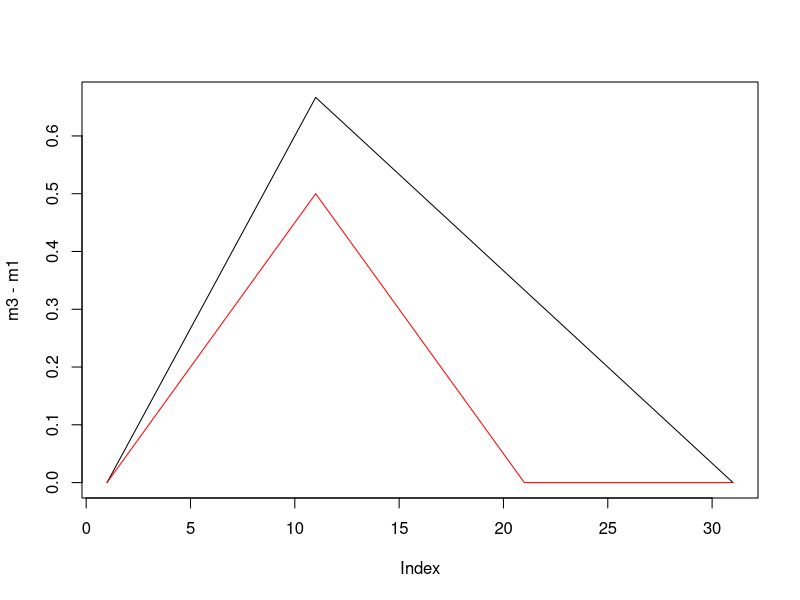
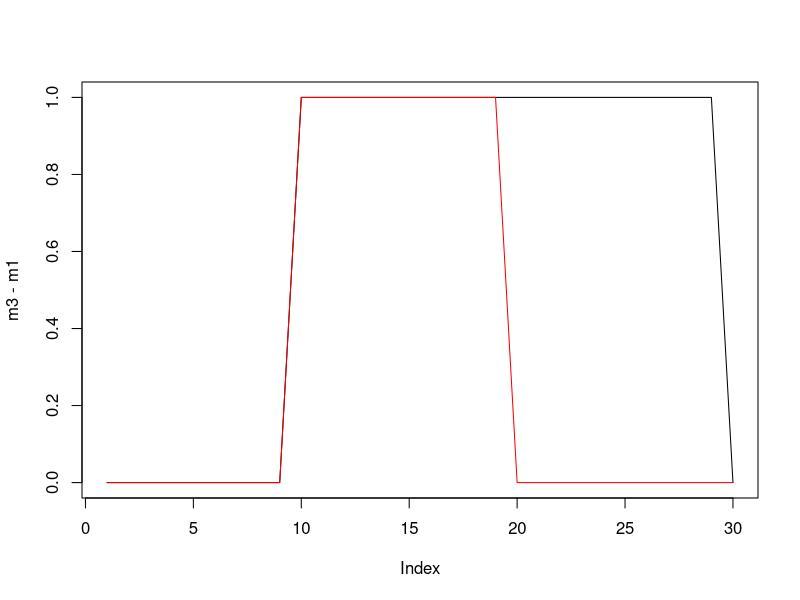
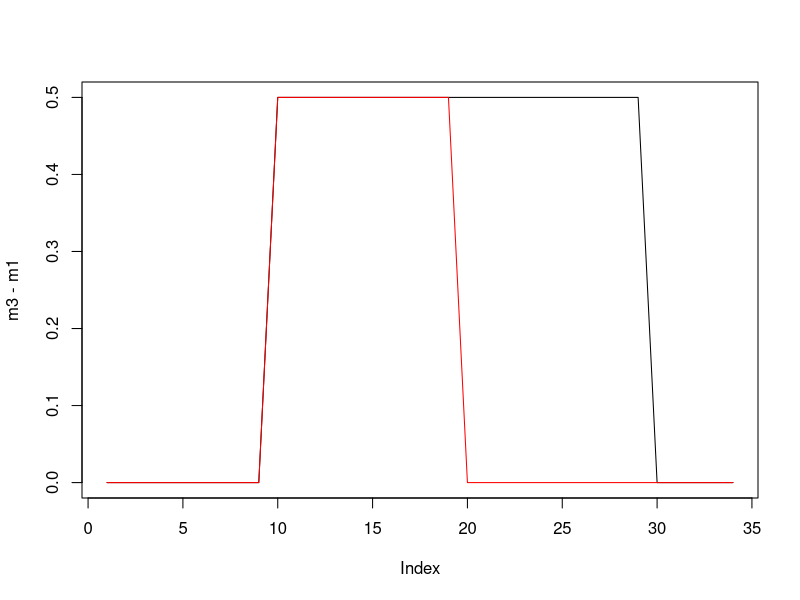
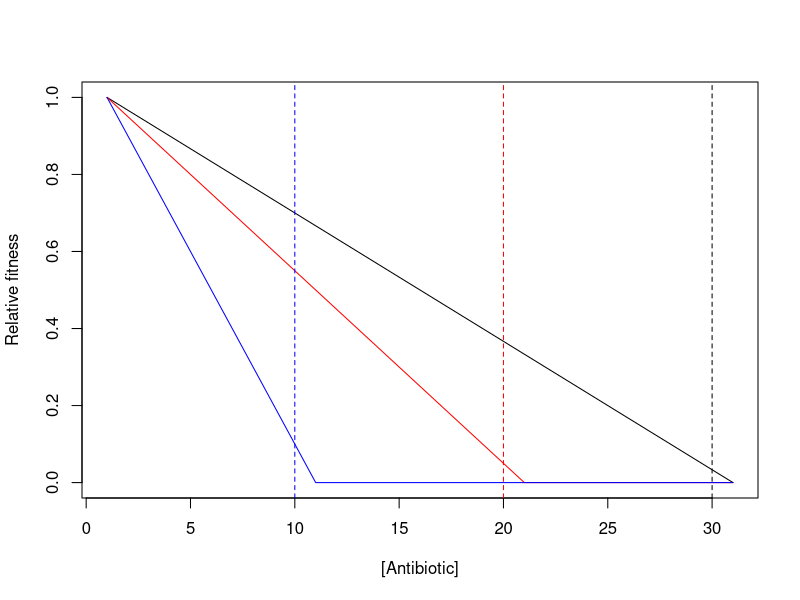
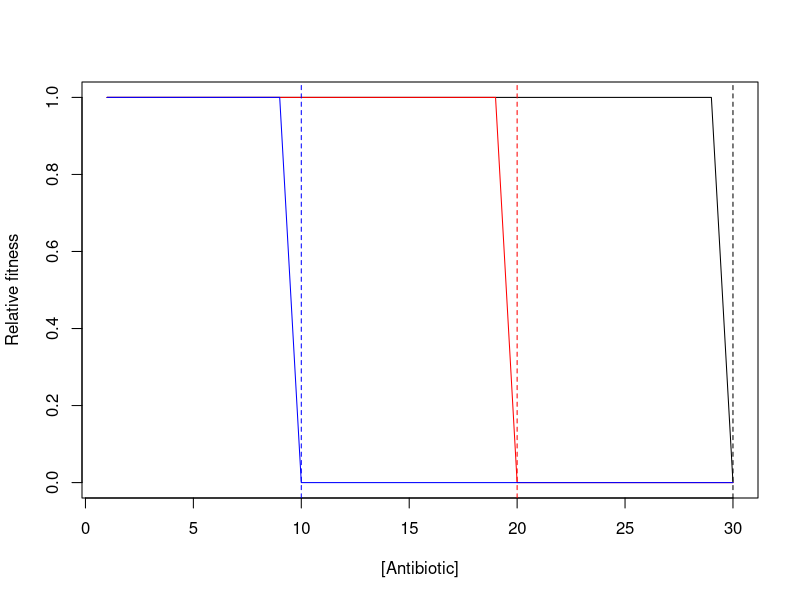
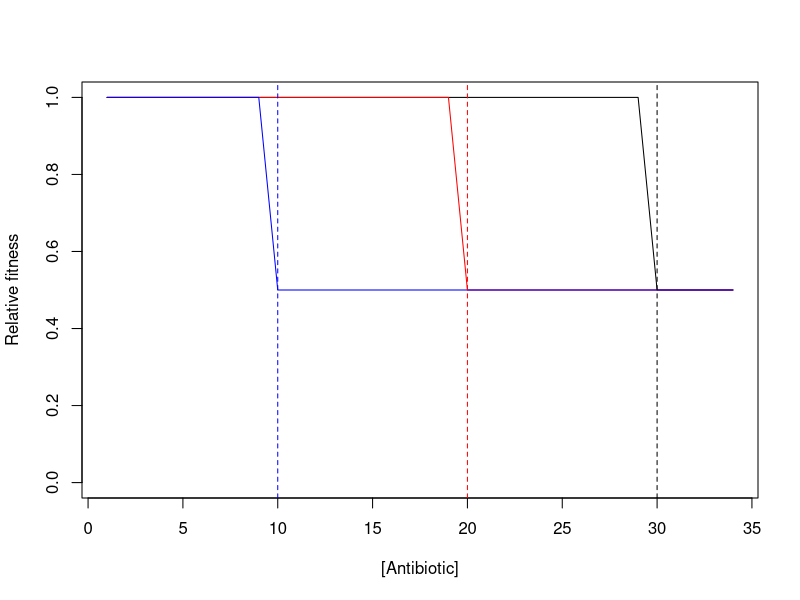

Write the R code that produced these figures, in order.
#### CHECKS 

### SUB-MIC PLOTS
##### LINEAR MIC WHAT IS THE SELECTION? 

m1 <- pmax(0,(10 - seq(0,30,1))/10)
m2 <- pmax(0,(20 - seq(0,30,1))/20)
m3 <- pmax(0,(30 - seq(0,30,1))/30)

setwd("~/Documents/Hetero_res_and_f/plots/")
pdf("MIC_linear_decline.pdf")
plot(m3, type = "l",ylim = c(0,1),xlab = "[Antibiotic]",ylab = "Relative fitness")
lines(m2,col="red")
lines(m1,col="blue")
abline( v = 30, lty = 2)
abline( v = 20, col="red",lty = 2)
abline( v = 10, col="blue",lty = 2)
dev.off()

# Difference - what selection acts on
plot(m3 - m1, type = "l")
lines(m2 - m1,col="red")

##### STEPPED MIC WHAT IS THE SELECTION? 

m1 <- c(matrix(1,9,1),matrix(0,21,1))
m2 <- c(matrix(1,19,1),matrix(0,11,1))
m3 <- c(matrix(1,29,1),matrix(0,1,1))

pdf("MIC_stepped_decline.pdf")
plot(m3, type = "l",ylim = c(0,1),xlab = "[Antibiotic]",ylab = "Relative fitness")
lines(m2,col="red")
lines(m1,col="blue")
abline( v = 30, lty = 2)
abline( v = 20, col="red",lty = 2)
abline( v = 10, col="blue",lty = 2)
dev.off()

# Difference - what selection acts on
plot(m3 - m1, type = "l")
lines(m2 - m1,col="red")

##### HALF AT MIC

m1 <- c(matrix(1,9,1),matrix(0.5,25,1))
m2 <- c(matrix(1,19,1),matrix(0.5,15,1))
m3 <- c(matrix(1,29,1),matrix(0.5,5,1))

pdf("MIC_half_decline.pdf")
plot(m3, type = "l",ylim = c(0,1),xlab = "[Antibiotic]",ylab = "Relative fitness")
lines(m2,col="red")
lines(m1,col="blue")
abline( v = 30, lty = 2)
abline( v = 20, col="red",lty = 2)
abline( v = 10, col="blue",lty = 2)
dev.off()
# Difference - what selection acts on
plot(m3 - m1, type = "l")
lines(m2 - m1,col="red")

